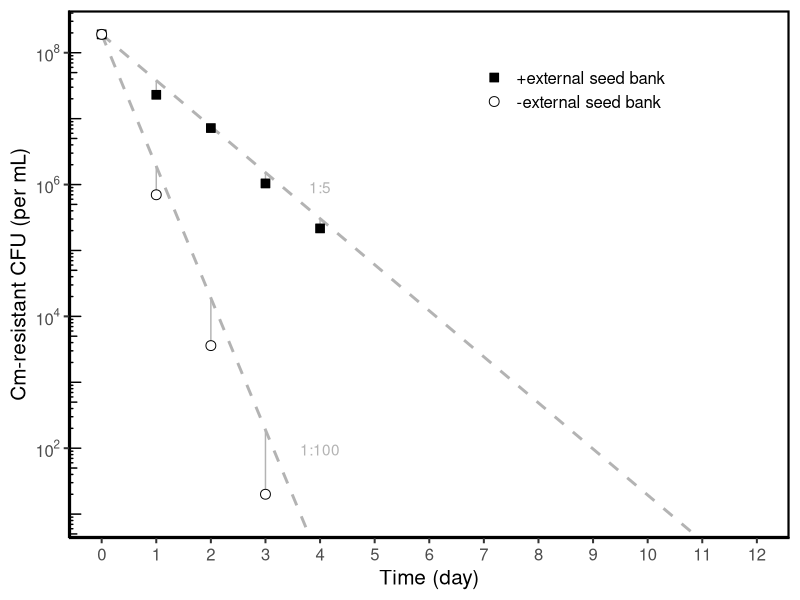
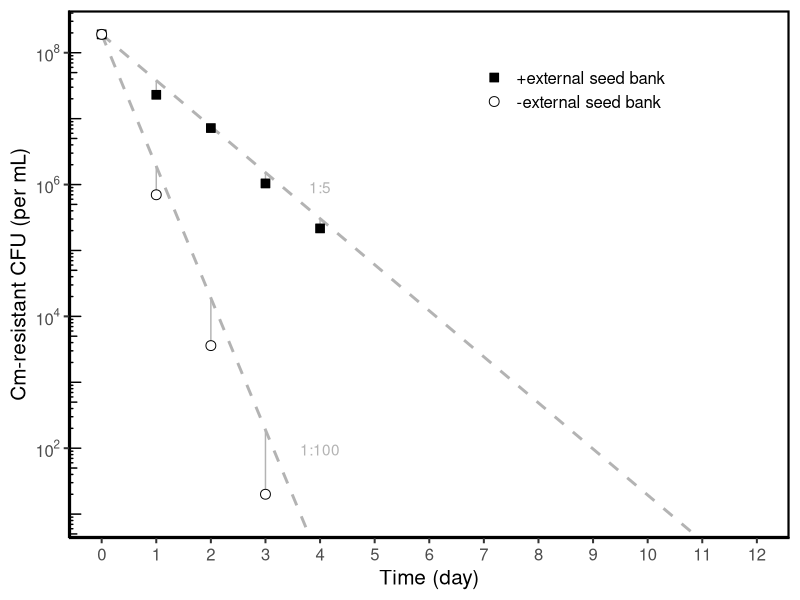

These figures' R source, in order:
## ---- chunk 1
library(here)
library(tidyverse)
library(cowplot)
library(scales)
library(ggrepel)
## ---- chunk 2
d <- read_csv(here("data", "seed-bank", "seed_bank_test.csv"))

d <- d %>% 
  rename(manipulated = long) %>% 
  rename(simple = short)
## ---- chunk 3
dilute <- function (initial, len, dilution){
  x <- c(initial, rep(NA, len-1))

  for(i in 2:len){
    x[i] <- x[i-1]*dilution
    
  }
    return(x)
}



d.exp <- tibble(day = 0:12,
                manipulated = dilute(initial = d$manipulated[1],
                                    len = 13, dilution = 0.2),
                simple = dilute(initial = d$simple[1],
                                len = 13, dilution = 0.01))%>%
   pivot_longer(-day, names_to = "trt", values_to = "cfu.ml")


lab.exp <- 
  d.exp %>% 
  filter(day == 3 | day==4 ) %>%
  group_by(trt)%>%
  summarise(cfu.ml = mean(cfu.ml), day = mean (day)) %>% 
  mutate(day = day +.5) %>%
  mutate(lab = if_else(trt == "manipulated", "1:5", "1:100"))

## ---- chunk 4
dj <- d%>%
  pivot_longer(-day, names_to = "trt", values_to = "cfu.ml") %>% 
  left_join(.,d.exp, by = c("day","trt"))
## ---- chunk 5
#plot
d%>%
  pivot_longer(-day, names_to = "trt", values_to = "cfu.ml") %>% 
    #adjust treatment name
  mutate(trt = if_else(trt == "manipulated", "+external seed bank", "-external seed bank") %>% fct_rev()) %>% 
  ggplot(aes(x = day, y = cfu.ml))+
  geom_line(data = d.exp, aes(group = trt), linetype = 2, linewidth = 1, show.legend = F, color="grey70")+
  geom_segment(data = dj, aes(x = day, xend = day,
                              y = cfu.ml.x, yend = cfu.ml.y),color="grey70")+
  geom_text(data = lab.exp, aes(label = lab), color="grey70")+
  geom_point(aes(shape=trt, fill= trt), size = 3)+
  theme_classic(base_size = 15)+
  panel_border(color = "black", size = 1.5)+
  scale_y_log10(breaks = trans_breaks("log10", function(x) 10^x),
              labels = trans_format("log10", math_format(10^.x))) +
  coord_cartesian(ylim = c(10,NA))+
  scale_x_continuous(breaks = seq(0, 12, 1))+
  scale_shape_manual(values = c(22,21)
                     # labels = c("long seed bank", "short seed bank")
                     )+
  scale_color_manual(values = c("black","black"))+
  scale_fill_manual(values = c("black","white") 
                    # labels = c("long seed bank", "short seed bank")
                    )+

      theme(legend.position = c(.7, .85),
            legend.title = element_blank(),
            strip.background = element_blank(),
            strip.text = element_text(face = "bold"))+
  ylab("Cm-resistant CFU (per mL)")+
  xlab("Time (day)")+
  annotation_logticks(sides = "l")
  
ggsave(here("plots","seed-bank-test.png"), width = 5, height = 4)
